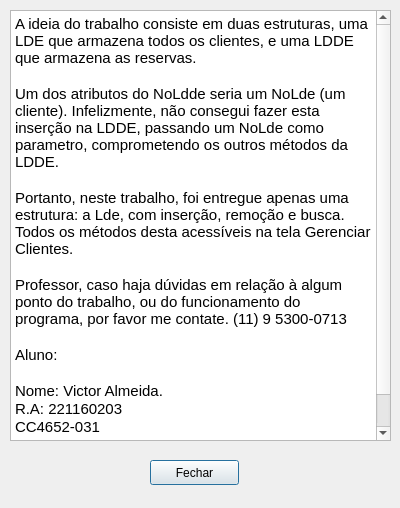
<?xml version="1.0" encoding="UTF-8"?>
<ui version="4.0">
 <class>info</class>
 <widget class="QDialog" name="info">
  <property name="geometry">
   <rect>
    <x>0</x>
    <y>0</y>
    <width>400</width>
    <height>508</height>
   </rect>
  </property>
  <property name="windowTitle">
   <string>Dialog</string>
  </property>
  <widget class="QPushButton" name="pushButton">
   <property name="geometry">
    <rect>
     <x>150</x>
     <y>460</y>
     <width>89</width>
     <height>25</height>
    </rect>
   </property>
   <property name="text">
    <string>Fechar</string>
   </property>
  </widget>
  <widget class="QTextBrowser" name="textBrowser">
   <property name="geometry">
    <rect>
     <x>10</x>
     <y>10</y>
     <width>381</width>
     <height>431</height>
    </rect>
   </property>
   <property name="html">
    <string>&lt;!DOCTYPE HTML PUBLIC &quot;-//W3C//DTD HTML 4.0//EN&quot; &quot;http://www.w3.org/TR/REC-html40/strict.dtd&quot;&gt;
&lt;html&gt;&lt;head&gt;&lt;meta name=&quot;qrichtext&quot; content=&quot;1&quot; /&gt;&lt;style type=&quot;text/css&quot;&gt;
p, li { white-space: pre-wrap; }
&lt;/style&gt;&lt;/head&gt;&lt;body style=&quot; font-family:'Ubuntu'; font-size:11pt; font-weight:400; font-style:normal;&quot;&gt;
&lt;p style=&quot; margin-top:0px; margin-bottom:0px; margin-left:0px; margin-right:0px; -qt-block-indent:0; text-indent:0px;&quot;&gt;A ideia do trabalho consiste em duas estruturas, uma LDE que armazena todos os clientes, e uma LDDE que armazena as reservas.&lt;/p&gt;
&lt;p style=&quot;-qt-paragraph-type:empty; margin-top:0px; margin-bottom:0px; margin-left:0px; margin-right:0px; -qt-block-indent:0; text-indent:0px;&quot;&gt;&lt;br /&gt;&lt;/p&gt;
&lt;p style=&quot; margin-top:0px; margin-bottom:0px; margin-left:0px; margin-right:0px; -qt-block-indent:0; text-indent:0px;&quot;&gt;Um dos atributos do NoLdde seria um NoLde (um cliente). Infelizmente, não consegui fazer esta inserção na LDDE, passando um NoLde como parametro, comprometendo os outros métodos da LDDE.&lt;/p&gt;
&lt;p style=&quot;-qt-paragraph-type:empty; margin-top:0px; margin-bottom:0px; margin-left:0px; margin-right:0px; -qt-block-indent:0; text-indent:0px;&quot;&gt;&lt;br /&gt;&lt;/p&gt;
&lt;p style=&quot; margin-top:0px; margin-bottom:0px; margin-left:0px; margin-right:0px; -qt-block-indent:0; text-indent:0px;&quot;&gt;Portanto, neste trabalho, foi entregue apenas uma estrutura: a Lde, com inserção, remoção e busca. Todos os métodos desta acessíveis na tela Gerenciar Clientes.&lt;/p&gt;
&lt;p style=&quot;-qt-paragraph-type:empty; margin-top:0px; margin-bottom:0px; margin-left:0px; margin-right:0px; -qt-block-indent:0; text-indent:0px;&quot;&gt;&lt;br /&gt;&lt;/p&gt;
&lt;p style=&quot; margin-top:0px; margin-bottom:0px; margin-left:0px; margin-right:0px; -qt-block-indent:0; text-indent:0px;&quot;&gt;Professor, caso haja dúvidas em relação à algum ponto do trabalho, ou do funcionamento do programa, por favor me contate. (11) 9 5300-0713&lt;/p&gt;
&lt;p style=&quot;-qt-paragraph-type:empty; margin-top:0px; margin-bottom:0px; margin-left:0px; margin-right:0px; -qt-block-indent:0; text-indent:0px;&quot;&gt;&lt;br /&gt;&lt;/p&gt;
&lt;p style=&quot; margin-top:0px; margin-bottom:0px; margin-left:0px; margin-right:0px; -qt-block-indent:0; text-indent:0px;&quot;&gt;Aluno:&lt;/p&gt;
&lt;p style=&quot;-qt-paragraph-type:empty; margin-top:0px; margin-bottom:0px; margin-left:0px; margin-right:0px; -qt-block-indent:0; text-indent:0px;&quot;&gt;&lt;br /&gt;&lt;/p&gt;
&lt;p style=&quot; margin-top:0px; margin-bottom:0px; margin-left:0px; margin-right:0px; -qt-block-indent:0; text-indent:0px;&quot;&gt;Nome: Victor Almeida.&lt;/p&gt;
&lt;p style=&quot; margin-top:0px; margin-bottom:0px; margin-left:0px; margin-right:0px; -qt-block-indent:0; text-indent:0px;&quot;&gt;R.A: 221160203&lt;/p&gt;
&lt;p style=&quot; margin-top:0px; margin-bottom:0px; margin-left:0px; margin-right:0px; -qt-block-indent:0; text-indent:0px;&quot;&gt;CC4652-031&lt;/p&gt;
&lt;p style=&quot;-qt-paragraph-type:empty; margin-top:0px; margin-bottom:0px; margin-left:0px; margin-right:0px; -qt-block-indent:0; text-indent:0px;&quot;&gt;&lt;br /&gt;&lt;/p&gt;
&lt;p style=&quot; margin-top:0px; margin-bottom:0px; margin-left:0px; margin-right:0px; -qt-block-indent:0; text-indent:0px;&quot;&gt; &lt;/p&gt;&lt;/body&gt;&lt;/html&gt;</string>
   </property>
  </widget>
 </widget>
 <resources/>
 <connections/>
</ui>
